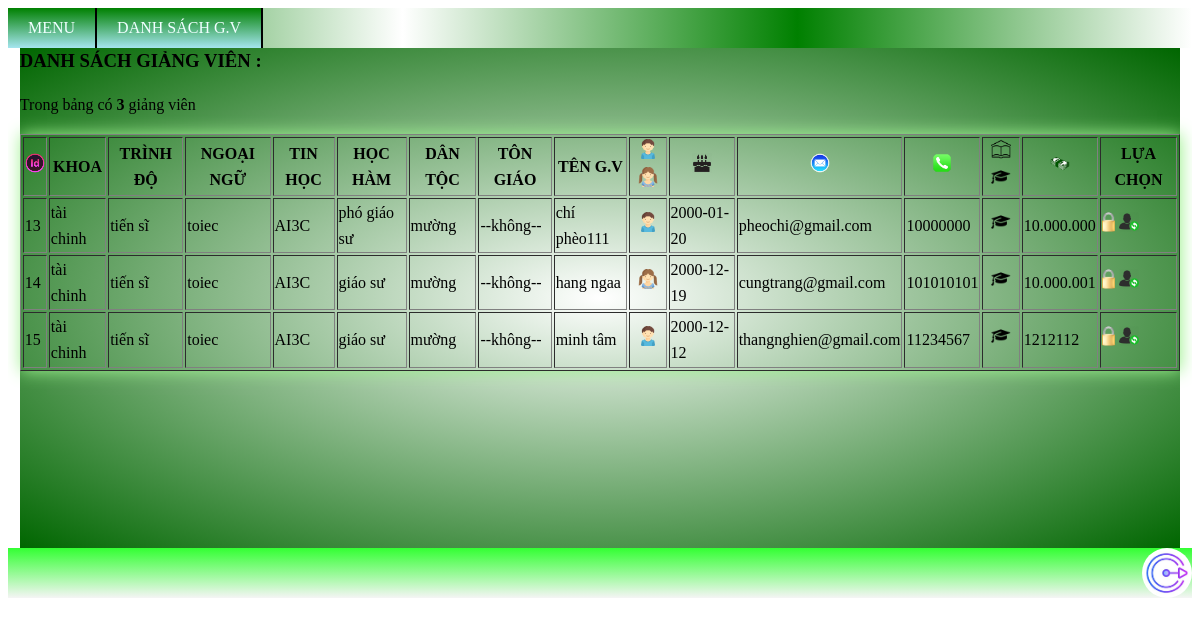
The app's page /index.php?req=list (signed in) with its own data.
### tables this page shows
CREATE TABLE IF NOT EXISTS `giangvien` (
`MAGV` int(11) NOT NULL,
  `MSKHOA` int(11) DEFAULT NULL,
  `MS` int(11) DEFAULT NULL,
  `MSTH` int(11) DEFAULT NULL,
  `MANN` int(11) DEFAULT NULL,
  `MAHH` int(11) DEFAULT NULL,
  `MSDT` int(11) DEFAULT NULL,
  `MSTG` int(11) DEFAULT NULL,
  `TENGV` varchar(50) NOT NULL,
  `GIOITINH` tinyint(1) NOT NULL,
  `NGAYSINH` date NOT NULL,
  `EMAIL` varchar(50) NOT NULL,
  `SDT` varchar(10) NOT NULL,
  `LUONG` varchar(10) NOT NULL,
  `LOAIGIANGVIEN` tinyint(1) NOT NULL
);

CREATE TABLE IF NOT EXISTS `khoa` (
`MSKHOA` int(11) NOT NULL,
  `TENKHOA` varchar(25) NOT NULL
);

CREATE TABLE IF NOT EXISTS `chuyenmonnghiepvu` (
`MS` int(11) NOT NULL,
  `LOAITRINHDO` varchar(10) DEFAULT NULL,
  `HOCVI` varchar(10) DEFAULT NULL
);

CREATE TABLE IF NOT EXISTS `ngoaingu` (
`MANN` int(11) NOT NULL,
  `TDNN` varchar(10) DEFAULT NULL
);

CREATE TABLE IF NOT EXISTS `tinhoc` (
`MSTH` int(11) NOT NULL,
  `TDTH` varchar(10) DEFAULT NULL
);

CREATE TABLE IF NOT EXISTS `hocham` (
`MAHH` int(11) NOT NULL,
  `TENHH` varchar(50) DEFAULT NULL
);

CREATE TABLE IF NOT EXISTS `dantoc` (
`MSDT` int(11) NOT NULL,
  `TENDT` varchar(50) DEFAULT NULL
);

CREATE TABLE IF NOT EXISTS `tongiao` (
`MSTG` int(11) NOT NULL,
  `TENTG` varchar(50) DEFAULT NULL
);

### elements/mod/database.php (called while the page is built, shortened)
<?php
class Database {
    public function Database() {
        $init = parse_ini_file("config.ini");
        $servername = $init["servername"];
        $dbname = $init["dbname"];
        $username = $init["username"];
        $password = $init["pass"];
        try {
            $this->connect = new PDO("mysql:host=$servername;"
                .  "dbname=$dbname;charset=utf8", $username, $password);
        } catch (PDOException $ex){
            $ex->getMessage("oke");
        }
    }
}

### elements/mod/gv_cls.php (called while the page is built, shortened)
<?php
class giangvien extends Database {
    public function GVGetAll() {
        $getAll = $this->connect->prepare("select magv, tenkhoa, hocvi, tdnn, tdth, tenhh, tendt, tentg, tengv, gioitinh, ngaysinh, email, sdt, loaigiangvien, luong".
                                            " from giangvien , khoa ,chuyenmonnghiepvu , tinhoc , ngoaingu , hocham , dantoc ,tongiao" .
                                            " where giangvien.mskhoa=khoa.mskhoa and giangvien.ms=chuyenmonnghiepvu.ms and giangvien.msth=tinhoc.msth and giangvien.mann=ngoaingu.mann and giangvien.mahh=hocham.mahh and giangvien.msdt=dantoc.msdt and giangvien.mstg=tongiao.mstg");
        $getAll->setFetchMode(PDO::FETCH_OBJ);
        $getAll->execute();
        return $getAll->fetchAll();
    }
}
?>

### elements/mgiangvien/list.php (the view, shortened to what this page needs)
<h3>DANH SÁCH GIẢNG VIÊN : </h3>
<div class="ds-giangvien">
    <?php
    require './elements/mod/gv_cls.php';
    ?>
    <?php
    $obj_gv = new giangvien();
    $list_gv = $obj_gv->GVGetAll();
    $l = count($list_gv);
    ?>
    <p>Trong bảng có <b><?php echo $l; ?></b> giảng viên</p>
    <?php
    if ($l > 0) {
        ?>
    <table border="1"class="table-list">
            <thead>
                <tr>
                    <th><img class="iconimg" title="MÃ SỐ GIẢNG VIÊN" src="img/id.png" /></th>
                    <th>KHOA</th>
                    <th>TRÌNH ĐỘ</th>
                    <th>NGOẠI NGỮ</th>
                    <th>TIN HỌC</th>
                    <th>HỌC HÀM</th>
                    <th>DÂN TỘC</th>
                    <th>TÔN GIÁO</th>
                    <th>TÊN G.V</th>
                    <th><img class="iconimg" height="20px" src="img/boy.png" /><img class="iconimg" height="20px" src="img/girl.png" /></th>
                    <th><img class="iconimg" title="NGÀY SINH" src="img/ngaysinh.png" /></th>
                    <th><img class="iconimg" title="EMAIL" src="img/email.png" /></th>
                    <th><img class="iconimg" title="SỐ ĐIỆN THOẠI" src="img/sdt.png" /></th>
                    <th><img class="iconimg" height="20px" src="img/cohuu.png" /><img class="iconimg" height="20px" src="img/thinhgiang.png" /></th>
                    <th><img class="iconimg" title="LƯƠNG" src="img/luong.png" /></th>
                    <th>LỰA CHỌN</th>
                </tr>
            </thead>
            <tbody>
                <?php
                foreach ($list_gv as $v) {
                    ?>
                    <tr>
                        <td><?php echo $v->magv; ?></td>
                        <td><?php echo $v->tenkhoa; ?></td>
                        <td><?php echo $v->hocvi; ?></td>
                        <td><?php echo $v->tdnn; ?></td>
                        <td><?php echo $v->tdth; ?></td>
                        <td><?php echo $v->tenhh; ?></td>
                        <td><?php echo $v->tendt; ?></td>
                        <td><?php echo $v->tentg; ?></td>
                        <td><?php echo $v->tengv; ?></td>
                        <td align="center">
                            <?php
                            if ($v->gioitinh == 0) {
                                ?>
                                <img class="iconimg" height="20px" src="img/girl.png" />
                                <?php
                            } else {
                                ?>
                                <img class="iconimg" height="20px" src="img/boy.png" />
                                <?php
                            }
                            ?></td>
                        <td><?php echo $v->ngaysinh; ?></td>
                        <td><?php echo $v->email; ?></td>
                        <td><?php echo $v->sdt; ?></td>
                        <td align="center">
                            <?php
                            if ($v->loaigiangvien == 0) {
                                ?>
                                <img class="iconimg" height="20px" title="GIÁO VIÊN CƠ HỮU" src="img/cohuu.png" />
                                <?php
                            } else {
                                ?>
                                <img class="iconimg" height="20px" title="GIÁO VIÊN THỈNH GIẢNG" src="img/thinhgiang.png" />
                                <?php
                            }
                            ?></td>
                        <td><?php echo $v->luong; ?></td>
                        <td>
                            <?php
                            if (isset($_SESSION['ADMIN'])) {
                                ?>
                                <a href="./elements/mgiangvien/giangvienact.php?reqact=deletegiangvien&MAGV=<?php echo $v->magv; ?>">
                                    <img height="20px" class="iconimg" src="./img/delete2.png" />
                                </a>
                                <?php
                            } else {
                                ?>
                                <img height="20px" class="iconimg" src="./img/lock3.png" />
                                <?php
                            }
                            ?>
                            <?php
                            if (isset($_SESSION['ADMIN']) and $v->tengv == 'admin') {
                                ?>
                                <img class="iconimg" src="./img/update2.png" />
                                <?php
                            } else {
                                ?>
                    <tempgv class="btnupdate" value="<?php echo $v->magv; ?>">
                        <img class="iconimg" src="./img/update2.png" />
                    </tempgv>
                    <?php
                }
                ?>
                </td>
                </tr>
                <?php
            }
            ?>
            </tbody>
        </table>
        <?php
    }
    ?>
</div>

### index.php (shortened to what this page needs)
<!DOCTYPE html>
<html>
    <head>
        <link rel="stylesheet" href="https://use.fontawesome.com/releases/v5.3.1/css/all.css" integrity="sha384-
              mzrmE5qonljUremFsqc01SB46JvROS7bZs3IO2EmfFsd15uHvIt+Y8vEf7N7fWAU">
        <link rel="stylesheet" type="text/css" href="scss/css.css"/>
        <link rel="stylesheet" type="text/css" href="scss/backup.css"/>
    </head>
    <body class="preloading">
        <div id="top_div">
            <?php require './elements/top.php'; ?>
        </div>
        <div id="center_div">
            <?php require './elements/center.php'; ?>
        </div>
        <div id="right_div">
        <div id="bottom_div">
            <?php require './elements/bottom.php'; ?>
        </div>
    </body>
</html>

### elements/top.php (shortened to what this page needs)
<div id="menu-top">
    <div class="cateOrder">
        <ul>
            <li><a href="#">MENU</a></li>
            <li><a href="index.php?req=list" title="DANH SÁCH GIẢNG VIÊN" >DANH SÁCH G.V</a></li>
        </ul>
    </div>
</div>

### elements/center.php (shortened to what this page needs)
<?php
if (isset($_GET['req'])) {
    $request = $_GET['req'];
    switch ($request) {
        case 'list':
            require './elements/mgiangvien/list.php';
            break;
    }
} else {
    require './elements/default.php';
}
?>

### elements/bottom.php (shortened to what this page needs)
<a href="elements/mUser/userAct.php?reqact=userlogout">
    <img id="logout" height="50px" src="img/logout2.jpg" title="ĐĂNG XUẤT" class="iconbutton">
</a>

### scss/css.css (style rules this page uses)
body { background-image: url("../img/school.jpg"); background-size: cover; overflow: hidden; }
#top_div { width: 100%; min-height: 40px; background-image: linear-gradient(to right, green, white, green, white); }
#center_div { width: 98%; min-height: 500px; background-image: radial-gradient(white,#006600); margin: 0px auto; }
#bottom_div { width: 100%; min-height: 50px; background-image: linear-gradient(#33ff33,whitesmoke); clear: both; }
.iconimg { height: 20px; cursor: pointer; }
.table-list { box-shadow: 1px 0px 16px #9cf18d; }

### scss/backup.css (style rules this page uses)
html { box-sizing: border-box; line-height: 1.6rem; overflow-x: hidden; overflow-y: auto; }
h3 { padding: 0px; margin-top: 0px; }
.iconimg { height: 20px; }
.table-list { box-shadow: 1px 0px 16px #9cf18d; }

### elements/top.php (style rules this page uses)
#menu-top ul { margin: 0px; padding: 0px; position: fixed; }
#menu-top ul li { list-style: none; float: left; }
#menu-top ul li a { text-decoration: none; background-image: linear-gradient(green, #A5E5EF); display: block; height: 40px; line-height: 40px; color: azure; padding: 0px 20px 0px 20px; border-right: 2px double #000000; }

### elements/bottom.php (style rules this page uses)
a { float: right; }
#logout { border-radius: 50%; }

### records on screen
giangvien: MAGV "13", MSKHOA.TENKHOA "tài chinh", MS.HOCVI "tiến sĩ", MANN.TDNN "toiec", MSTH.TDTH "AI3C", MAHH.TENHH "phó giáo sư", MSDT.TENDT "mường", MSTG.TENTG "--không--", TENGV "chí phèo111", GIOITINH 1 (drawn), NGAYSINH "2000-01-20", EMAIL "pheochi@gmail.com", SDT "10000000", LOAIGIANGVIEN 1 (drawn), LUONG "10.000.000"
giangvien: MAGV "14", MSKHOA.TENKHOA "tài chinh", MS.HOCVI "tiến sĩ", MANN.TDNN "toiec", MSTH.TDTH "AI3C", MAHH.TENHH "giáo sư", MSDT.TENDT "mường", MSTG.TENTG "--không--", TENGV "hang ngaa", GIOITINH 0 (drawn), NGAYSINH "2000-12-19", EMAIL "cungtrang@gmail.com", SDT "101010101", LOAIGIANGVIEN 1 (drawn), LUONG "10.000.001"
giangvien: MAGV "15", MSKHOA.TENKHOA "tài chinh", MS.HOCVI "tiến sĩ", MANN.TDNN "toiec", MSTH.TDTH "AI3C", MAHH.TENHH "giáo sư", MSDT.TENDT "mường", MSTG.TENTG "--không--", TENGV "minh tâm", GIOITINH 1 (drawn), NGAYSINH "2000-12-12", EMAIL "thangnghien@gmail.com", SDT "11234567", LOAIGIANGVIEN 1 (drawn), LUONG "1212112"

### other values on screen
$l "3"
